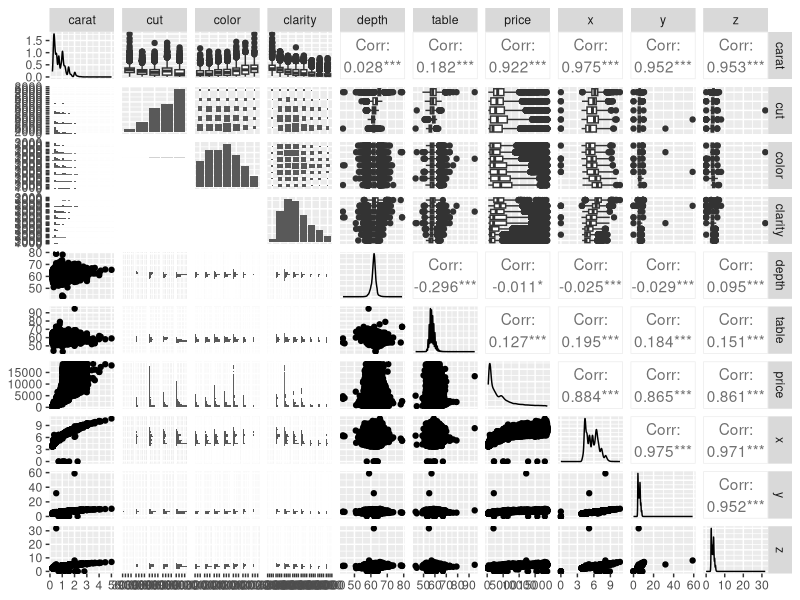
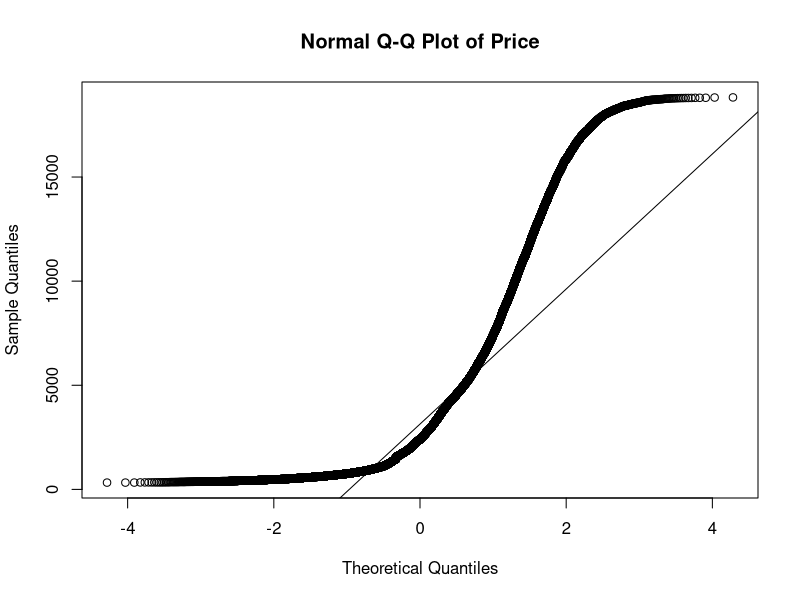
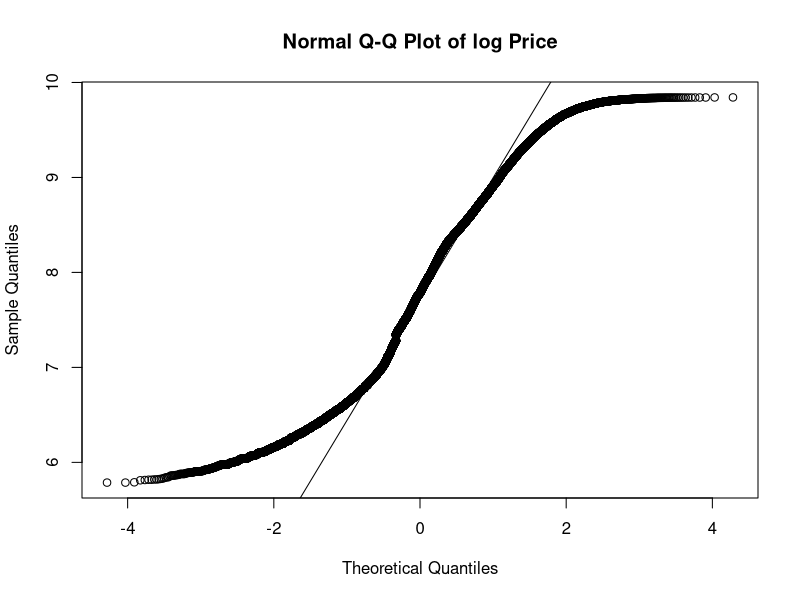
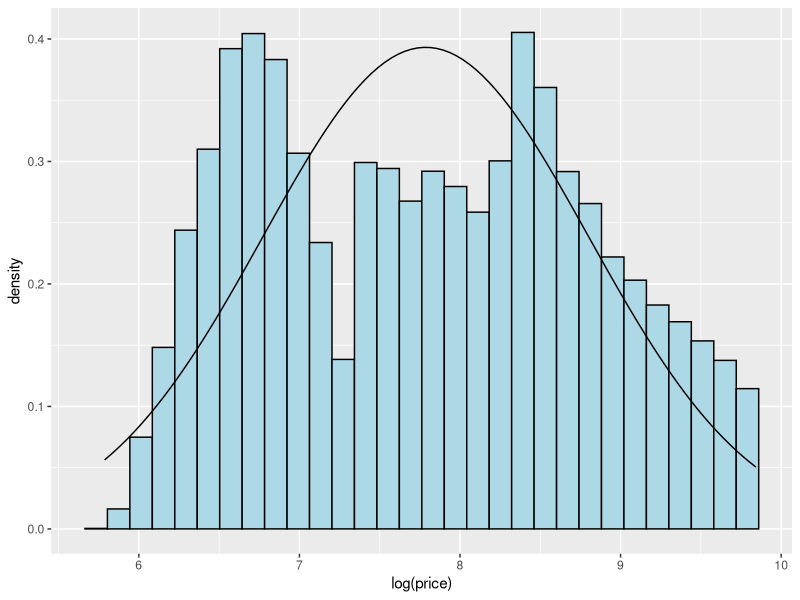
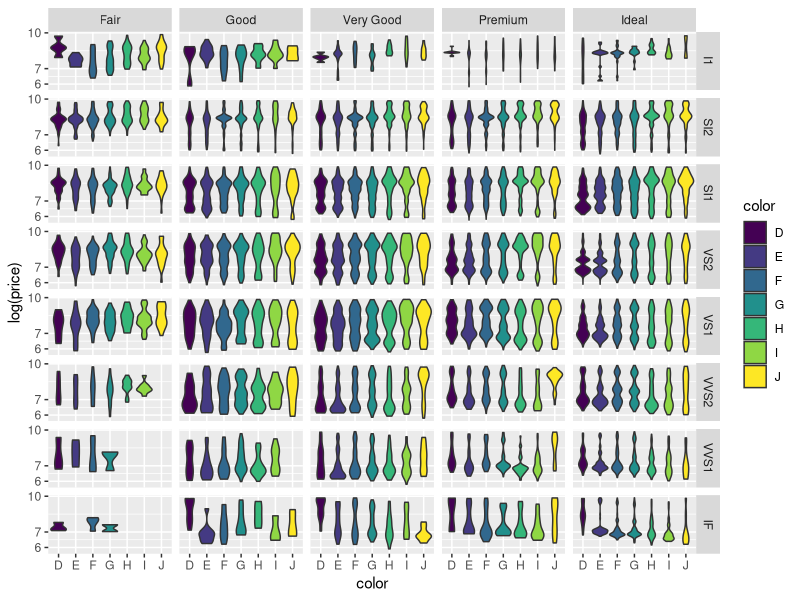
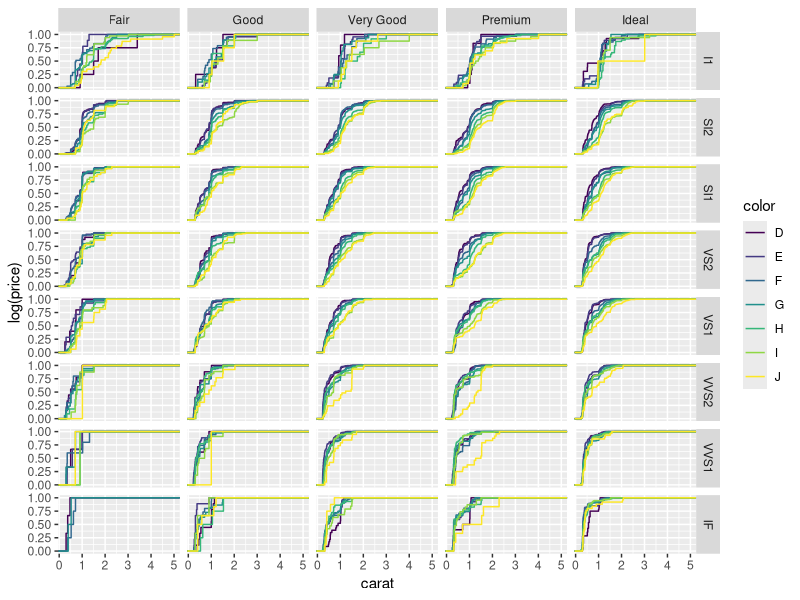

Source code (R) for these figures, in order:
## ---- chunk 1
knitr::opts_chunk$set(echo = TRUE)
## ---- chunk 2
# Setup
library('tidyverse')
library('GGally')

# Import
data(diamonds)

# Exploratory 
summary(diamonds)
ggpairs(diamonds)
## ---- chunk 3
qq_diamonds <- qqnorm((diamonds$price),main="Normal Q-Q Plot of Price");qqline((diamonds$price))
# Meh

qq_log_diamonds <- qqnorm(log(diamonds$price),main="Normal Q-Q Plot of log Price");qqline(log(diamonds$price))
# Ooh this is a much better fit
## ---- chunk 4
hist_norm <- ggplot(diamonds, aes(log(price))) 
hist_norm + geom_histogram(aes(y = ..density..), colour = "black", fill = 'lightblue') + 
  stat_function(fun = dnorm, args = list(mean = mean(log(diamonds$price)), sd = sd(log(diamonds$price))))

## ---- chunk 5
violin <- ggplot(diamonds, aes(x = color, y = log(price), fill = color))
violin + geom_violin() + scale_y_log10() + facet_grid(clarity ~ cut)

carat <- ggplot(data = diamonds, aes(x = carat, y = log(price), colour = color)) 
carat + stat_ecdf() + facet_grid(clarity ~ cut)
## ---- chunk 6
diamonds %>% summarise_if(is.numeric, list(mean = mean, var = var)) %>% t()
## ---- chunk 7
diamonds <- diamonds %>%
  mutate(price = price * 1.1055) %>%
  mutate(log_price = log(price)) %>%
  select(-price, -x, -y, -z) %>%
  mutate(cut = factor(cut, levels = c('Fair', 'Good', 'Very Good', 'Premium', 'Ideal'), ordered = TRUE),
         color = factor(color, levels = c('J', 'I', 'H', 'G', 'F', 'E', 'D'), ordered = TRUE),
         clarity = factor(clarity, levels = c('I1', 'SI2', 'SI1', 'VS2', 'VS1', 'VVS2', 'VVS1', 'IF'), ordered = TRUE)) %>%
  mutate_at(c('carat', 'table', 'depth'), ~(scale(.) %>% as.vector))

# This should show that these three variables are now ordered factors.
str(diamonds)

# Here's a little trick to get R to output the order all possible factor levels, instead of just the first few:
min(diamonds$cut)
min(diamonds$color)
min(diamonds$clarity)

# And let's check out the standardized variables:
mean(diamonds$carat)
sd(diamonds$carat)

# The other two (table & depth) look similar too, you can use the code in diamonds.r to check for yourself. 
## ---- chunk 8
# Prep
library(caTools)

set.seed(42)

split = sample.split(diamonds$log_price, SplitRatio = 0.8)
diamonds_train = subset(diamonds, split == TRUE)
diamonds_test = subset(diamonds, split == FALSE)

glimpse(diamonds_test)
## ---- chunk 9
mlm <- lm(log_price ~ ., diamonds_train)
mlm
summary(mlm)
## ---- chunk 10
poly <- lm(log_price ~ poly(carat,3) + color + cut + clarity + poly(table,3) + poly(depth,3), diamonds_train)
poly
summary(poly)
## ---- chunk 11
#library(xgboost)
#xgb <- 
## ---- chunk 12
library(caret)

imp_poly <- varImp(poly) %>%
  arrange(desc(Overall)) %>%
  cbind(feature = rownames(.))
imp_mlm <- varImp(mlm) %>%
  cbind(feature = rownames(.))

imp <- full_join(imp_poly, imp_mlm, by = 'feature') %>%
  rename(imp_mlm = Overall.y, imp_poly = Overall.x) %>%
  select(feature, imp_mlm, imp_poly)
